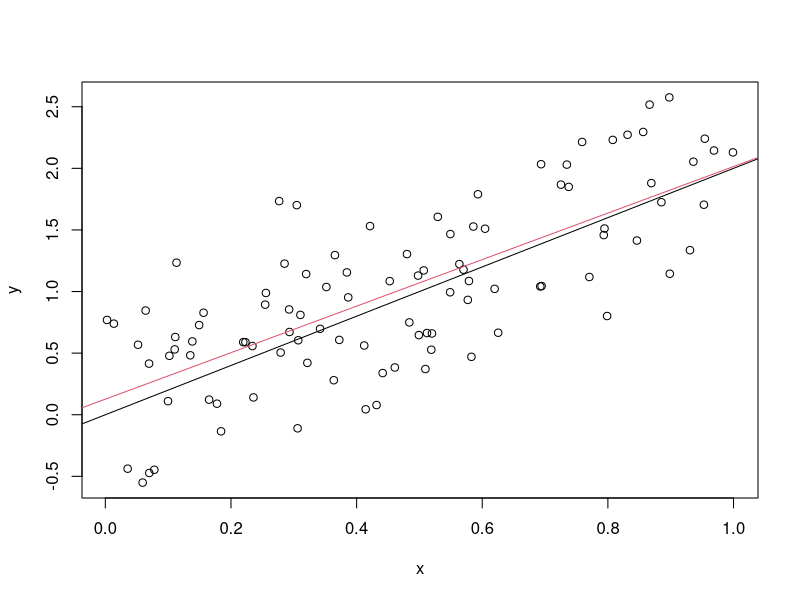
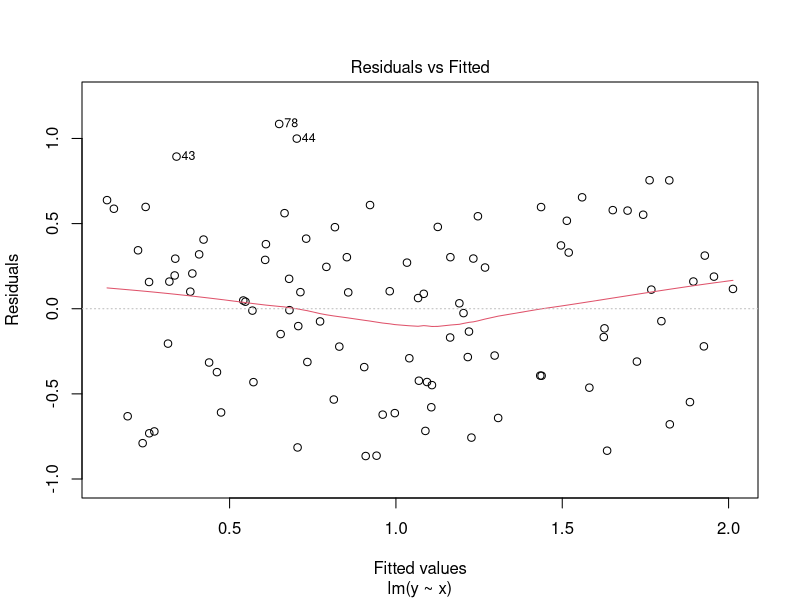
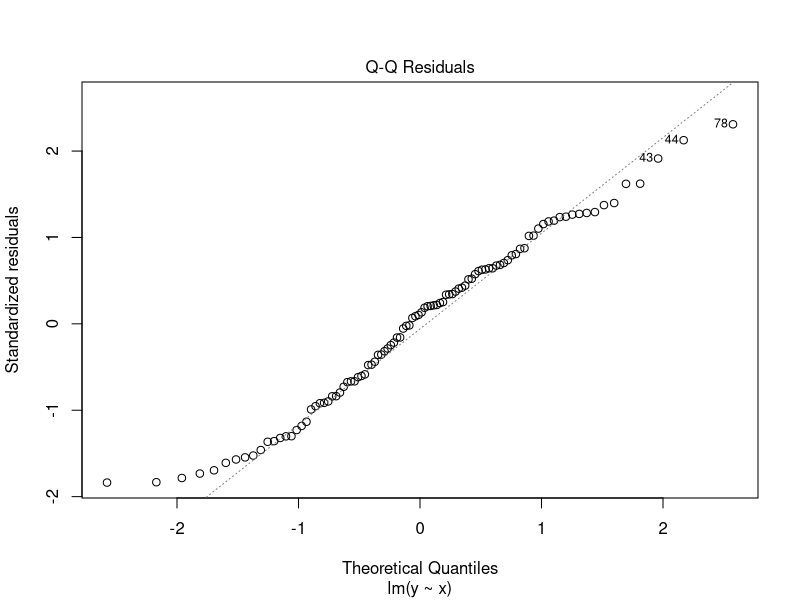
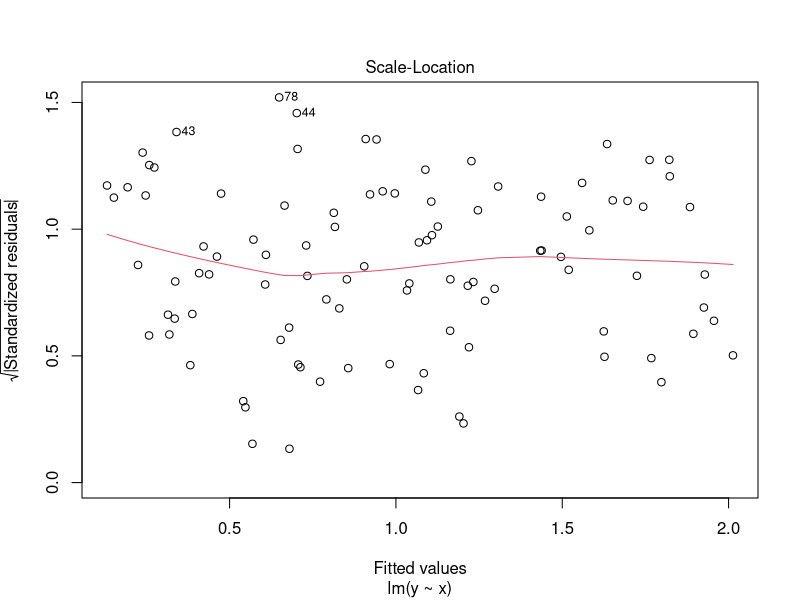
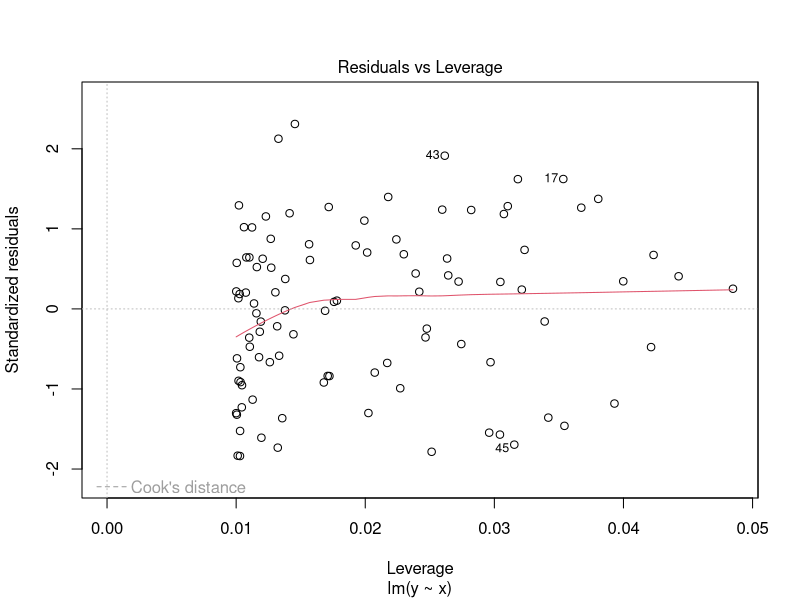

These figures' R source, in order:
x=runif(100)
y=2*x + rnorm(100,sd=0.5)
plot(x,y)
cor(x,y)

abline(a=0,b=2) # valós modell


elso.lm = lm(y ~ x) # tengelymetszettel
lm(y ~ x - 1) # tengelymetszet nélkül

elso.lm
elso.lm$coefficients # Paraméterek
abline(elso.lm, col=2)
elso.lm$coefficients[1]
coef(elso.lm)
summary(elso.lm)

plot(elso.lm)
